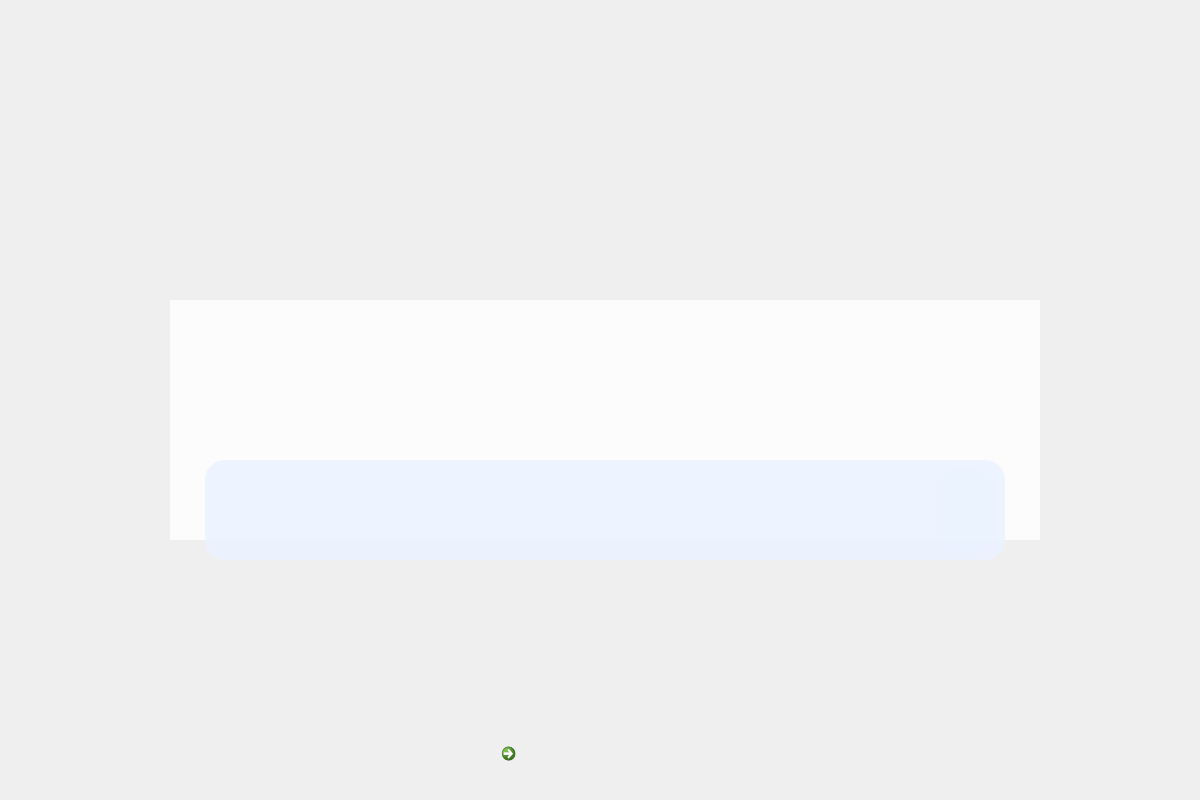
<?xml version="1.0" encoding="UTF-8"?>
<ui version="4.0">
 <class>MainWindow</class>
 <widget class="QMainWindow" name="MainWindow">
  <property name="geometry">
   <rect>
    <x>0</x>
    <y>0</y>
    <width>1200</width>
    <height>800</height>
   </rect>
  </property>
  <property name="windowTitle">
   <string>sin3</string>
  </property>
  <widget class="QWidget" name="centralwidget">
   <widget class="QLabel" name="label">
    <property name="geometry">
     <rect>
      <x>0</x>
      <y>0</y>
      <width>1200</width>
      <height>800</height>
     </rect>
    </property>
    <property name="toolTipDuration">
     <number>-1</number>
    </property>
    <property name="text">
     <string/>
    </property>
    <property name="pixmap">
     <pixmap>흐린 집 이미지.png</pixmap>
    </property>
    <property name="scaledContents">
     <bool>true</bool>
    </property>
   </widget>
   <widget class="QCommandLinkButton" name="commandLinkButton">
    <property name="geometry">
     <rect>
      <x>494</x>
      <y>736</y>
      <width>222</width>
      <height>48</height>
     </rect>
    </property>
    <property name="styleSheet">
     <string notr="true">border-radius:20px;</string>
    </property>
    <property name="text">
     <string/>
    </property>
   </widget>
   <widget class="QLabel" name="label_3">
    <property name="geometry">
     <rect>
      <x>300</x>
      <y>0</y>
      <width>601</width>
      <height>801</height>
     </rect>
    </property>
    <property name="text">
     <string/>
    </property>
    <property name="pixmap">
     <pixmap>휴대전화 카톡답장.png</pixmap>
    </property>
    <property name="scaledContents">
     <bool>true</bool>
    </property>
   </widget>
   <widget class="QPushButton" name="next1">
    <property name="geometry">
     <rect>
      <x>935</x>
      <y>470</y>
      <width>61</width>
      <height>81</height>
     </rect>
    </property>
    <property name="autoFillBackground">
     <bool>false</bool>
    </property>
    <property name="styleSheet">
     <string notr="true">background-color:rgb(234, 242, 255,200);
border-radius:20px;</string>
    </property>
    <property name="text">
     <string/>
    </property>
    <property name="icon">
     <iconset>
      <normaloff>안뇽이.png</normaloff>안뇽이.png</iconset>
    </property>
    <property name="iconSize">
     <size>
      <width>88</width>
      <height>88</height>
     </size>
    </property>
   </widget>
   <widget class="QWidget" name="widget" native="true">
    <property name="geometry">
     <rect>
      <x>170</x>
      <y>300</y>
      <width>870</width>
      <height>240</height>
     </rect>
    </property>
    <property name="styleSheet">
     <string notr="true">background-color:rgb(255, 255, 255,200);
</string>
    </property>
   </widget>
   <widget class="QLineEdit" name="lineEdit">
    <property name="geometry">
     <rect>
      <x>205</x>
      <y>460</y>
      <width>800</width>
      <height>100</height>
     </rect>
    </property>
    <property name="styleSheet">
     <string notr="true">border-radius:20px;
background-color:rgb(234, 242, 255,220)</string>
    </property>
    <property name="text">
     <string/>
    </property>
   </widget>
   <zorder>label</zorder>
   <zorder>commandLinkButton</zorder>
   <zorder>label_3</zorder>
   <zorder>widget</zorder>
   <zorder>lineEdit</zorder>
   <zorder>next1</zorder>
  </widget>
 </widget>
 <resources/>
 <connections/>
</ui>
